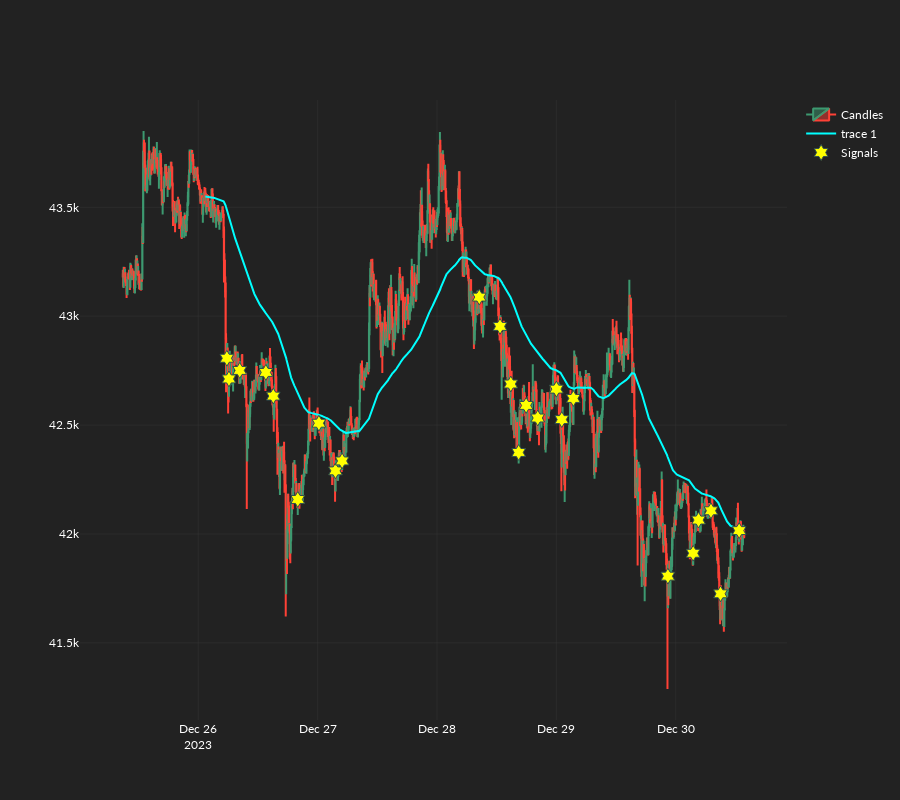

Notebook code cell kept with this figure:
### Code cell
fig = go.Figure()
fig.add_candlestick(
    x=datetimes,
    open=open_prices,
    high=high_prices,
    low=low_prices,
    close=close_prices,
    name="Candles",
)
fig.add_scatter(
    x=datetimes,
    y=ema,
    line_color="aqua",
)
fig.add_scatter(
    x=datetimes,
    y=entry_signals,
    name="Signals",
    mode="markers",
    marker=dict(
        size=12,
        symbol="hexagram",
        color="yellow",
        line=dict(width=1, color="DarkSlateGrey"),
    ),
)
fig.update_layout(height=800, xaxis_rangeslider_visible=False)
fig.show()

### Figure 1 — Plotly figure (JSON) as saved in the notebook; plotly's stock layout.template omitted (floating-point values rounded to 4 significant figures; data arrays with more than 128 entries replaced by an {"elided": "..."} marker saying what was removed)
{"data": [{"close": {"elided": "1500 float values"}, "high": {"elided": "1500 float values"}, "low": {"elided": "1500 float values"}, "name": "Candles", "open": {"elided": "1500 float values"}, "type": "candlestick", "x": {"elided": "1500 str values"}}, {"line": {"color": "aqua"}, "type": "scatter", "x": {"elided": "1500 str values"}, "y": {"elided": "1500 float values"}}, {"marker": {"color": "yellow", "line": {"color": "DarkSlateGrey", "width": 1}, "size": 12, "symbol": "hexagram"}, "mode": "markers", "name": "Signals", "type": "scatter", "x": {"elided": "1500 str values"}, "y": {"elided": "1500 float values"}}], "layout": {"height": 800, "xaxis": {"rangeslider": {"visible": false}}}}
